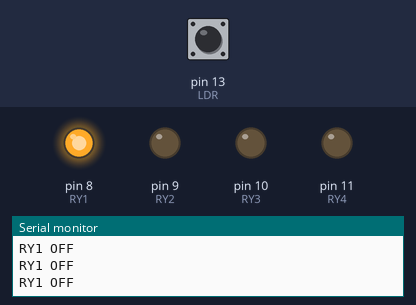
Recording of a sketch running on a simulated Arduino Uno, built with avr-gcc and run on an emulated ATmega328P. Shown: output pins drawn as LEDs (lit = HIGH), the last lines printed to the serial monitor. The inputs (shaded band) are chosen by the test bench; at power-on: pin 13 (LDR) HIGH. The local clock reads 2024-03-15 10:24:30 at power-on unless the sketch sets it.

Above: at 2.8 s.
2.9 s: pin 13 (LDR) pulled LOW for 2.3 s
At 4.4 s:
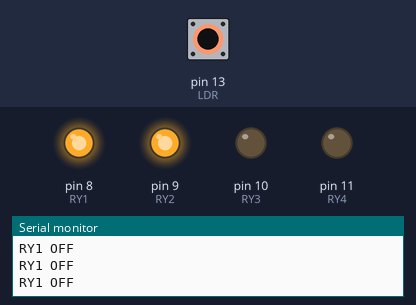
At 11.6 s:
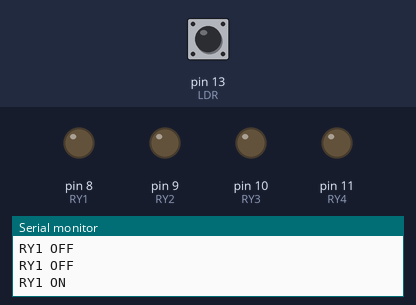
Timing chart, 0 to 13.1 s (numbered marks = the images above; inputs shaded):
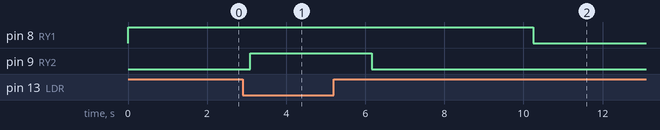

Measured:
- after the input at 2.9 s, pin 9 (RY2): LOW → HIGH after 0.19 s, → LOW 3.1 s later

The sketch:

UNO-RTC-DS3231.ino
```cpp
// Date, Time and Alarm functions using a DS3231 RTC connected via I2C and Wire lib
#include <Wire.h>
#include <SPI.h>  // not used here, but needed to prevent a RTClib compile error
#include <RTClib.h>
#include <SoftwareSerial.h>
SoftwareSerial mySerial(2,3); //(Tx,Rx)
int RY1 = 8;
int RY2 = 9;
int RY3 = 10;
int RY4 = 11;

#define LDR 13

RTC_DS3231 RTC;

void setup () {
  pinMode(RY1, OUTPUT);
  pinMode(RY2, OUTPUT);
  pinMode(RY3, OUTPUT);
  pinMode(RY4, OUTPUT);
  pinMode(LDR, INPUT_PULLUP);

  mySerial.begin(9600);
  Serial.begin(9600);
  Wire.begin();
  RTC.begin();

  RTC.adjust(DateTime(__DATE__, __TIME__));
  if (! RTC.isrunning()) {
    Serial.println("RTC is NOT running!");
    // following line sets the RTC to the date & time this sketch was compiled
    RTC.adjust(DateTime(__DATE__, __TIME__));
  }
  DateTime now = RTC.now();
  RTC.setAlarm1Simple(21, 58);
  RTC.turnOnAlarm(1);
  if (RTC.checkAlarmEnabled(1)) {
    Serial.println("Alarm Enabled");
  }
}

void loop () {
  if(mySerial.available() > 0){
    char ch = mySerial.read();

    /*
    if(ch == 'A'){
      digitalWrite(RY1, LOW);  //ติด active 0
    }else {
      digitalWrite(RY1, HIGH); //ดับ
    }
    if(ch == 'B'){
      digitalWrite(RY2, LOW);  //ติด active 0
    }else{
      digitalWrite(RY2, HIGH); //ดับ
    }
    if(ch == 'C'){
      digitalWrite(RY3, LOW);  //ติด active 0
    }else{
      digitalWrite(RY3, HIGH); //ดับ
    }
    if(ch == 'D'){
      digitalWrite(RY4, LOW);  //ติด active 0
    }else{
      digitalWrite(RY4, HIGH); //ดับ
    }
    if(ch == 'E'){
      digitalWrite(RY1, LOW);  //ติด active 0
      digitalWrite(RY2, LOW);  //ติด active 0
      digitalWrite(RY3, LOW);  //ติด active 0
      digitalWrite(RY4, LOW);  //ติด active 0
    }
    if(ch == 'F'){
      digitalWrite(RY1, HIGH); //ดับ
      digitalWrite(RY2, HIGH); //ดับ
      digitalWrite(RY3, HIGH); //ดับ
      digitalWrite(RY4, HIGH); //ดับ
    }
    */
    if(ch == '0'){
      digitalWrite(RY4, LOW);  //ติด active 0
    }else if(ch == '1') {
      digitalWrite(RY4, HIGH); //ดับ
    }

  }

  //ควบคุมไฟแสงสว่างด้วย LDR
  int statusLDR=digitalRead(LDR);
  if(statusLDR == HIGH){
    digitalWrite(RY2,LOW);      //สั่งให้ ติด acrive 0
    Serial.print("Light ON  \n");
  }else{
    digitalWrite(RY2,HIGH);
    Serial.print("Light OFF  \n");
  }

  //ตั้งเวลาจับเวลา
  DateTime now = RTC.now();
  Serial.print(now.year(), DEC);
  Serial.print('/');
  Serial.print(now.month(), DEC);
  Serial.print('/');
  Serial.print(now.day(), DEC);
  Serial.print(' ');
  Serial.print(now.hour());
  Serial.print(':');
  Serial.print(now.minute());
  Serial.print(':');
  Serial.print(now.second(), DEC);
  Serial.println();

  if (RTC.checkIfAlarm(1)) {
    Serial.println("Alarm Triggered");
  }

  if (now.hour() == 8 && now.minute() == 30 ) { //ถ้าชั่วโมงเท่ากับ 8 และนาทีเท่ากับ 30 จะสั่งให้เปิดไฟ
    digitalWrite(RY1, LOW); // สั่งให้ ติด active 0
    Serial.println("RY1 ON");
  }else{
    digitalWrite(RY1, HIGH); // สั่งให้ ดับ
    Serial.println("RY1 OFF");
  }

  if (now.second() == 10 ) { //ถ้าวินาทีเท่ากับ 10 จะสั่งให้เปิดไฟ
    digitalWrite(RY1, LOW); // สั่งให้ ติด active 0
    Serial.println("RY1 ON");
    delay(10000);
  }else{
    Serial.println("RY1 OFF");
    digitalWrite(RY1, HIGH); // สั่งให้ ดับ
  }

  if (now.second() == 30 ) { //ถ้าวินาทีเท่ากับ 30 จะสั่งให้เปิดไฟ
    digitalWrite(RY1, LOW); // สั่งให้ ติด active 0
    Serial.println("RY1 ON");
    delay(10000);
  }else{
    digitalWrite(RY1, HIGH); // สั่งให้ดับ
    Serial.println("RY1 OFF");
  }

  if (now.second() == 50) { //ถ้าวินาทีเท่ากับ 50 จะสั่งให้เปิดไฟ
    digitalWrite(RY1, LOW); // สั่งให้ ติด active 0
    Serial.println("RY2 ON");
    delay(10000);
  }else{
    digitalWrite(RY1, HIGH); // สั่งให้ ดับ
    Serial.println("RY1 OFF");
  }

  Serial.println();
  delay(1000);
}
```
